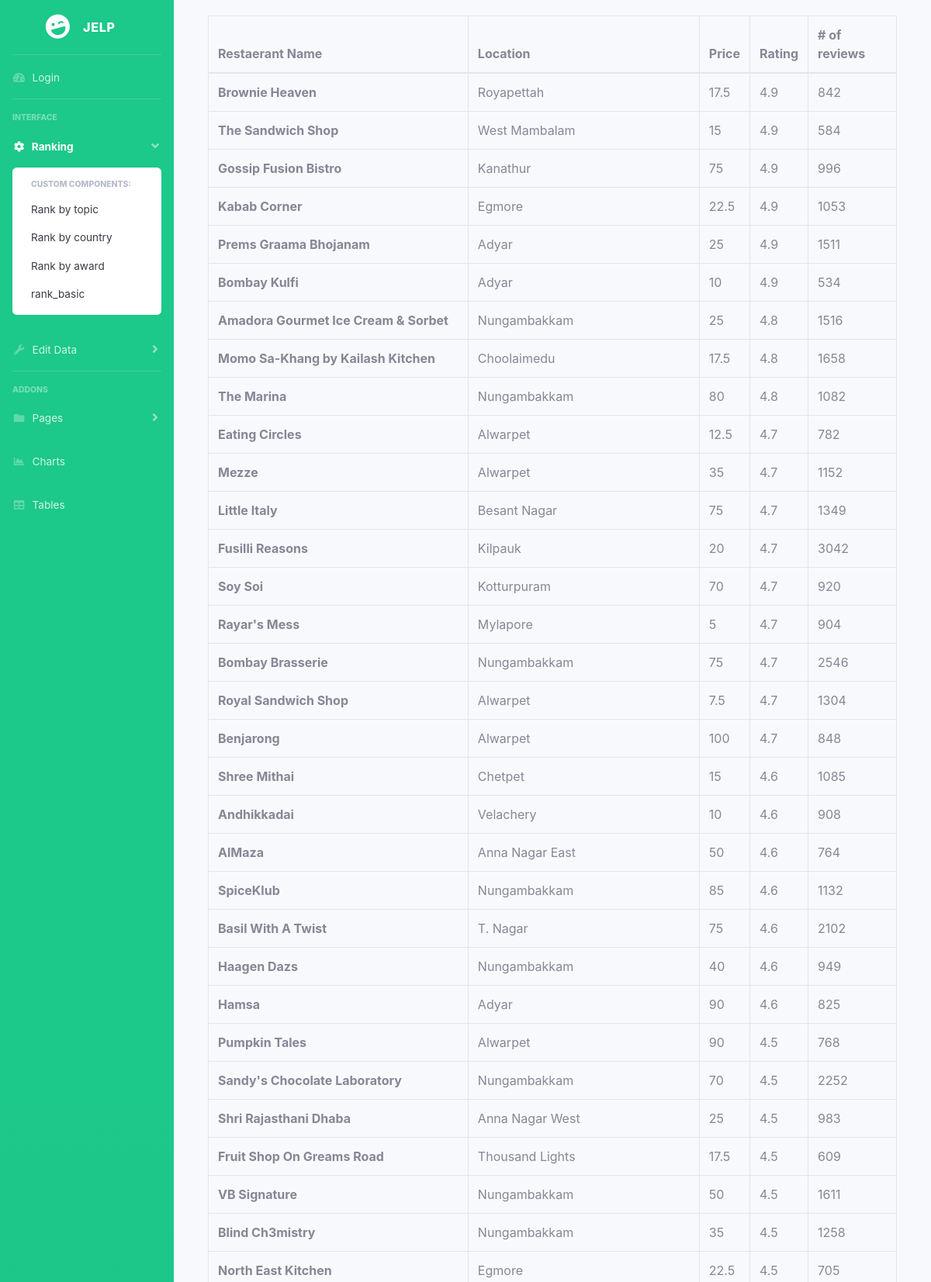
The page /bootstrap/rank_basic1.php (upper part) on the database its author committed.
### tables this page shows
create table restaurant(
  rest_id int not null AUTO_INCREMENT,
  name varchar(100) UNIQUE,
  location varchar(100),
  country varchar(100),
  avg_price float,
  avg_rating float, 
  menu varchar(100),
  review_count int(100),
  primary key(rest_id)
);

### bootstrap/rank_basic1.php (the view, shortened to what this page needs)
<?php include("sidebar.php") ?>
<html>
<head>
  <link href="css/sb-admin-2.min.css" rel="stylesheet">
</head>
<?php
require_once "login-config.php";
$sql = "
SELECT * FROM restaurant
ORDER BY avg_rating DESC";
$res = mysqli_query($link, $sql);
if ($res) {
  echo "<div class='container'>
  <div class='card-body scroll1'>
  <div class='table-responsive'>
  <table class='table table-bordered'>
   <thead>
      <tr>
        <th scope='col'>Restaerant Name</th>
        <th scope='col'>Location</th>
        <th scope='col'>Price</th>
        <th scope='col'>Rating</th>
        <th scope='col'># of reviews</th>
      </tr>
    </thead>
  <tbody>";
  while ($row = mysqli_fetch_assoc($res)) {
    $name = $row['name'];
    $location = $row['location'];
    $avg_price = $row['avg_price'];
    $avg_rating = $row['avg_rating'];
    $review_count = $row['review_count'];
    echo "<tr>";
    echo "<th scope='row'>" . $name . "</th>";
    echo "<td>" . $location . "</td>";
    echo "<td>" . $avg_price . "</td>";
    echo "<td>" . $avg_rating . "</td>";
    echo "<td>" . $review_count . "</td>";
    echo "</tr>";
  }
  echo "</tbody>";
  echo "</table>";
  echo "</div></div></div>";
} else {
  printf("Could not retrieve records. %s\n", mysqli_error($link));
}
?>
</html>

### rows shown on the page
restaurant: name "Brownie Heaven", location "Royapettah", avg_price "17.5", avg_rating "4.9", review_count "842"
restaurant: name "The Sandwich Shop", location "West Mambalam", avg_price "15", avg_rating "4.9", review_count "584"
restaurant: name "Gossip Fusion Bistro", location "Kanathur", avg_price "75", avg_rating "4.9", review_count "996"
restaurant: name "Kabab Corner", location "Egmore", avg_price "22.5", avg_rating "4.9", review_count "1053"
restaurant: name "Prems Graama Bhojanam", location "Adyar", avg_price "25", avg_rating "4.9", review_count "1511"
restaurant: name "Bombay Kulfi", location "Adyar", avg_price "10", avg_rating "4.9", review_count "534"
restaurant: name "Amadora Gourmet Ice Cream & Sorbet", location "Nungambakkam", avg_price "25", avg_rating "4.8", review_count "1516"
restaurant: name "Momo Sa-Khang by Kailash Kitchen", location "Choolaimedu", avg_price "17.5", avg_rating "4.8", review_count "1658"
restaurant: name "The Marina", location "Nungambakkam", avg_price "80", avg_rating "4.8", review_count "1082"
restaurant: name "Eating Circles", location "Alwarpet", avg_price "12.5", avg_rating "4.7", review_count "782"
restaurant: name "Mezze", location "Alwarpet", avg_price "35", avg_rating "4.7", review_count "1152"
restaurant: name "Little Italy", location "Besant Nagar", avg_price "75", avg_rating "4.7", review_count "1349"
restaurant: name "Fusilli Reasons", location "Kilpauk", avg_price "20", avg_rating "4.7", review_count "3042"
restaurant: name "Soy Soi", location "Kotturpuram", avg_price "70", avg_rating "4.7", review_count "920"
restaurant: name "Rayar's Mess", location "Mylapore", avg_price "5", avg_rating "4.7", review_count "904"
restaurant: name "Bombay Brasserie", location "Nungambakkam", avg_price "75", avg_rating "4.7", review_count "2546"
restaurant: name "Royal Sandwich Shop", location "Alwarpet", avg_price "7.5", avg_rating "4.7", review_count "1304"
restaurant: name "Benjarong", location "Alwarpet", avg_price "100", avg_rating "4.7", review_count "848"
restaurant: name "Shree Mithai", location "Chetpet", avg_price "15", avg_rating "4.6", review_count "1085"
restaurant: name "Andhikkadai", location "Velachery", avg_price "10", avg_rating "4.6", review_count "908"
restaurant: name "AlMaza", location "Anna Nagar East", avg_price "50", avg_rating "4.6", review_count "764"
restaurant: name "SpiceKlub", location "Nungambakkam", avg_price "85", avg_rating "4.6", review_count "1132"
restaurant: name "Basil With A Twist", location "T. Nagar", avg_price "75", avg_rating "4.6", review_count "2102"
restaurant: name "Haagen Dazs", location "Nungambakkam", avg_price "40", avg_rating "4.6", review_count "949"
restaurant: name "Hamsa", location "Adyar", avg_price "90", avg_rating "4.6", review_count "825"
restaurant: name "Pumpkin Tales", location "Alwarpet", avg_price "90", avg_rating "4.5", review_count "768"
restaurant: name "Sandy's Chocolate Laboratory", location "Nungambakkam", avg_price "70", avg_rating "4.5", review_count "2252"
restaurant: name "Shri Rajasthani Dhaba", location "Anna Nagar West", avg_price "25", avg_rating "4.5", review_count "983"
restaurant: name "Fruit Shop On Greams Road", location "Thousand Lights", avg_price "17.5", avg_rating "4.5", review_count "609"
restaurant: name "VB Signature", location "Nungambakkam", avg_price "50", avg_rating "4.5", review_count "1611"
restaurant: name "Blind Ch3mistry", location "Nungambakkam", avg_price "35", avg_rating "4.5", review_count "1258"
restaurant: name "North East Kitchen", location "Egmore", avg_price "22.5", avg_rating "4.5", review_count "705"
